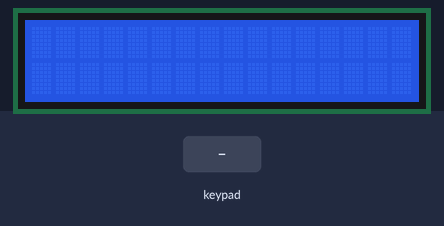
Simulated run of this sketch. Board: Arduino Mega 2560, built with avr-gcc and run on an emulated ATmega2560. On the bench: 16×2 character LCD. The test bench sets the inputs (shaded band).

Above: at 1.2 s.
1.3 s: keypad keys 7 + 5 = pressed 0.4 s apart
At 3.4 s:
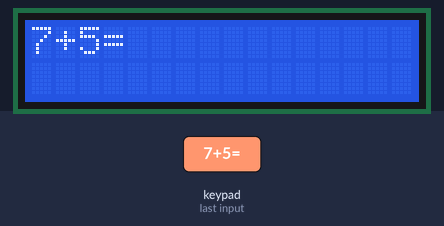
4.4 s: key '/' pressed
5.9 s: keypad keys 6 * 7 = pressed 0.4 s apart
At 8.3 s:
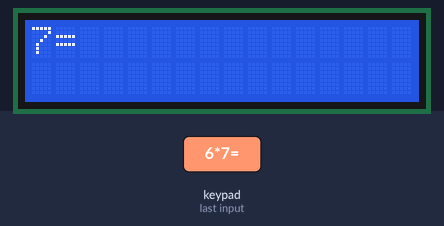
9.0 s: key '*' pressed
At 9.8 s:
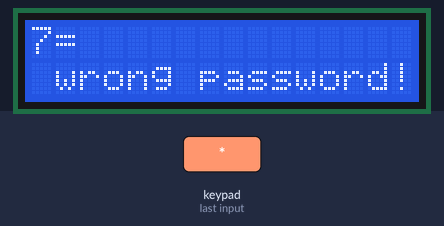
10.5 s: keypad keys 8 / 2 = pressed 0.4 s apart
At 12.9 s:
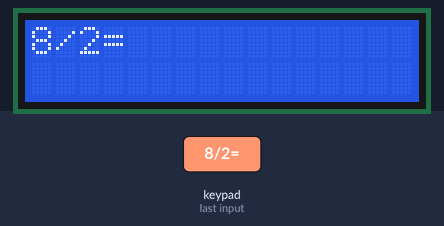
13.6 s: key '#' pressed
At 14.4 s:
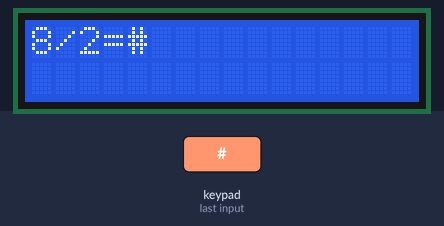
Timing chart, 0 to 16.1 s (numbered marks = the images above; inputs shaded):
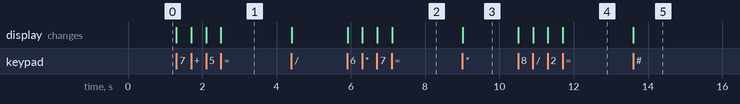

Measured:
- after the input at 1.3 s, the display: first changes at once (image 1 shows a later state)
- after the input at 5.9 s, the display: first changes at once (image 2 shows a later state)
- after the input at 9.0 s, the display: changes at once (image 3)
- after the input at 10.5 s, the display: first changes at once (image 4 shows a later state)
- after the input at 13.6 s, the display: changes at once (image 5)

The sketch:

s3-2.ino
```cpp
#include <LiquidCrystal.h>
#define RS_PIN 13
#define EN_PIN 12
#define D4_PIN 8
#define D5_PIN 9
#define D6_PIN 10
#define D7_PIN 11
LiquidCrystal lcd(RS_PIN, EN_PIN,D4_PIN, D5_PIN,D6_PIN, D7_PIN );

#include <Keypad.h>
const byte ROWS = 4;
const byte COLS = 4;
char keys[ROWS][COLS] = {
  {'7','8','9','/'},
  {'4','5','6','*'},
  {'1','2','3','-'},
  {'#','0','=','+'}
};
byte rowPins[ROWS] = {22, 23, 24, 25};
byte colPins[COLS] = {26, 27, 28, 29};
Keypad keypad = Keypad( makeKeymap(keys), rowPins, colPins, ROWS, COLS );

String password = "1234";
String inputPass = "";

void setup() {
  // put your setup code here, to run once:
  lcd.begin(16,2);
  lcd.clear();

}

void loop() {
  // put your main code here, to run repeatedly:
  char key = keypad.waitForKey();
  if(key == '*'){
    if(inputPass == password){
      lcd.setCursor(0,1);
      lcd.print("correct password");
      inputPass = "";
      }
      else{
        lcd.setCursor(0,1);
        lcd.print(" wrong password! ");
        inputPass = "";
        }
    }
    else{
      inputPass += key;
      lcd.clear();
      lcd.print(inputPass);
      }
}
```
